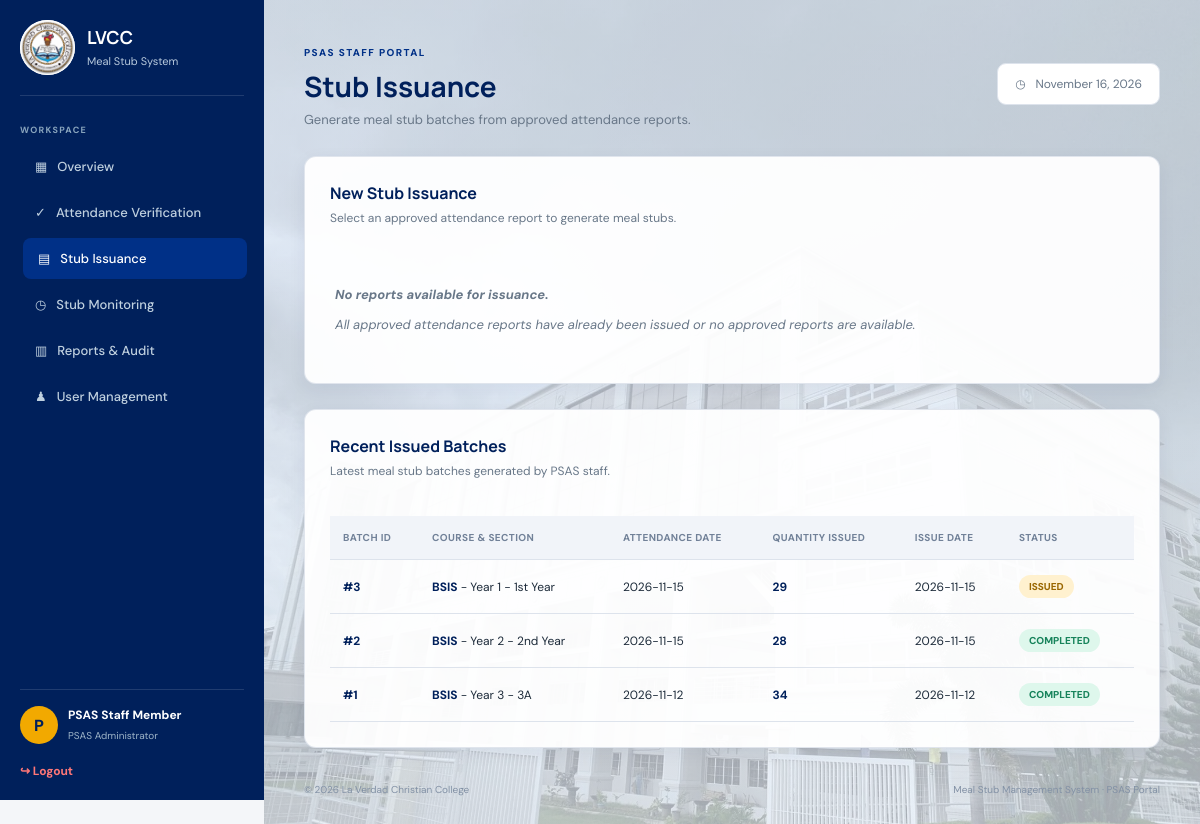
The page /stub_issuance.php (signed in) on the database its author committed.
### tables this page shows
CREATE TABLE stub_batches (
            id INTEGER PRIMARY KEY AUTOINCREMENT,
            attendance_report_id INTEGER NOT NULL UNIQUE,
            psas_staff_id INTEGER NOT NULL,
            stubs_issued INTEGER NOT NULL CHECK (stubs_issued >= 0),
            issue_date TEXT NOT NULL,
            status TEXT NOT NULL DEFAULT 'issued'
                CHECK (status IN ('issued', 'collected', 'completed')),
            created_at TIMESTAMP DEFAULT CURRENT_TIMESTAMP,
            FOREIGN KEY (attendance_report_id) REFERENCES attendance_reports(id),
            FOREIGN KEY (psas_staff_id) REFERENCES users(id)
        );

CREATE TABLE attendance_reports (
            id INTEGER PRIMARY KEY AUTOINCREMENT,
            secretary_id INTEGER NOT NULL,
            course TEXT NOT NULL,
            year_level INTEGER NOT NULL CHECK (year_level BETWEEN 1 AND 6),
            section TEXT NOT NULL,
            report_date TEXT NOT NULL,
            present_count INTEGER NOT NULL CHECK (present_count >= 0),
            absent_count INTEGER NOT NULL DEFAULT 0 CHECK (absent_count >= 0),
            status TEXT NOT NULL DEFAULT 'pending'
                CHECK (status IN ('pending', 'approved', 'rejected')),
            remarks TEXT,
            reviewed_by INTEGER,
            reviewed_at TIMESTAMP,
            review_remarks TEXT,
            created_at TIMESTAMP DEFAULT CURRENT_TIMESTAMP,
            updated_at TIMESTAMP,
            FOREIGN KEY (secretary_id) REFERENCES users(id),
            FOREIGN KEY (reviewed_by) REFERENCES users(id)
        );

### stub_issuance.php (the view, shortened to what this page needs)
<?php
require_once __DIR__ . '/db.php';
$approvedReports = [];
$issuedBatches = [];
try {
$pdo->exec("
    UPDATE stub_batches
    SET status = CASE
        WHEN EXISTS (
            SELECT 1
            FROM meal_stubs ms
            WHERE ms.batch_id = stub_batches.id
        )
        AND NOT EXISTS (
            SELECT 1
            FROM meal_stubs ms
            WHERE ms.batch_id = stub_batches.id
              AND LOWER(TRIM(ms.status)) <> 'distributed'
        )
        THEN 'completed'
        ELSE 'issued'
    END
");
    $stmt = $pdo->query("
        SELECT
            ar.id,
            ar.course,
            ar.year_level,
            ar.section,
            ar.report_date,
            ar.present_count,
            ar.absent_count,
            u.full_name AS secretary_name
        FROM attendance_reports ar
        LEFT JOIN users u ON ar.secretary_id = u.id
        LEFT JOIN stub_batches sb
            ON sb.attendance_report_id = ar.id
        WHERE ar.status = 'approved'
          AND sb.id IS NULL
        ORDER BY ar.report_date DESC, ar.id DESC
    ");
    $approvedReports = $stmt->fetchAll();
    $stmt = $pdo->query("
        SELECT
            sb.id,
            sb.stubs_issued,
            sb.issue_date,
            sb.status,
            ar.course,
            ar.section,
            ar.year_level,
            ar.report_date,
            u.full_name AS staff_name
        FROM stub_batches sb
        JOIN attendance_reports ar
            ON sb.attendance_report_id = ar.id
        LEFT JOIN users u
            ON sb.psas_staff_id = u.id
        ORDER BY sb.id DESC
        LIMIT 10
    ");
    $issuedBatches = $stmt->fetchAll();
} catch (PDOException $e) {
    error_log('Stub issuance page error: ' . $e->getMessage());
    $pageError = 'Unable to load stub issuance records.';
}
$staffName = $_SESSION['name'] ?? $_SESSION['full_name'] ?? 'PSAS Staff';
$initial = strtoupper(substr($staffName, 0, 1));
?>
<!DOCTYPE html>
<html lang="en">
<head>
</head>
<body>
<aside class="sidebar">
    <div class="brand">
        <img src="assets/image/LVlogo.jpg" alt="LVCC Logo">
        <div>
            <b>LVCC</b>
            <small>Meal Stub System</small>
        </div>
    </div>
    <span class="nav-label">Workspace</span>
    <nav>
        <a href="psas_dashboard.php">▦ &nbsp; Overview</a>
        <a href="attendance_verification.php">✓ &nbsp; Attendance Verification</a>
        <a href="stub_issuance.php" class="active">▤ &nbsp; Stub Issuance</a>
        <a href="stub_monitoring.php">◷ &nbsp; Stub Monitoring</a>
        <a href="reports_audit.php">▥ &nbsp; Reports & Audit</a>
        <a href="user_management.php">♟ &nbsp; User Management</a>
    </nav>
    <div class="sidebar-bottom">
        <div class="profile">
            <div class="profile-icon">
                <?= htmlspecialchars($initial) ?>
            </div>
            <div class="profile-info">
                <b><?= htmlspecialchars($staffName) ?></b>
                <small>PSAS Administrator</small>
            </div>
        </div>
        <a href="logout.php" class="logout">↪ Logout</a>
    </div>
</aside>
<main class="main-content">
    <div class="page-header">
        <div>
            <span class="eyebrow">PSAS Staff Portal</span>
            <h1 class="page-title">Stub Issuance</h1>
            <p class="page-description">
                Generate meal stub batches from approved attendance reports.
            </p>
        </div>
        <div class="date-pill">
            ◷ &nbsp; <?= date('F d, Y') ?>
        </div>
    </div>
    <section class="panel">
        <h3>New Stub Issuance</h3>
        <p class="panel-subtitle">
            Select an approved attendance report to generate meal stubs.
        </p>
        <?php if (empty($approvedReports)): ?>
            <div class="empty-state">
                <p><strong>No reports available for issuance.</strong></p>
                All approved attendance reports have already been issued or no approved reports are available.
            </div>
        <?php endif; ?>
    </section>
    <section class="panel">
        <h3>Recent Issued Batches</h3>
        <p class="panel-subtitle">
            Latest meal stub batches generated by PSAS staff.
        </p>
        <?php if (empty($issuedBatches)): ?>
            <div class="empty-state">
                No stub batches have been issued yet.
            </div>
        <?php else: ?>
            <div class="table-wrap">
                <table>
                    <thead>
                        <tr>
                            <th>Batch ID</th>
                            <th>Course & Section</th>
                            <th>Attendance Date</th>
                            <th>Quantity Issued</th>
                            <th>Issue Date</th>
                            <th>Status</th>
                        </tr>
                    </thead>
                    <tbody>
                        <?php foreach ($issuedBatches as $batch): ?>
                            <tr>
                                <td>
                                    <strong>#<?= (int)$batch['id'] ?></strong>
                                </td>
                                <td>
                                    <strong><?= htmlspecialchars($batch['course']) ?></strong>
                                    - Year <?= (int)$batch['year_level'] ?>
                                    - <?= htmlspecialchars($batch['section']) ?>
                                </td>
                                <td>
                                    <?= htmlspecialchars($batch['report_date']) ?>
                                </td>
                                <td>
                                    <strong><?= (int)$batch['stubs_issued'] ?></strong>
                                </td>
                                <td>
                                    <?= htmlspecialchars($batch['issue_date']) ?>
                                </td>
                                <td>
                                    <span class="badge <?= strtolower($batch['status'] ?? '') === 'completed' ? 'badge-completed' : 'badge-issued' ?>">
                                        <?= htmlspecialchars(strtoupper($batch['status'] ?? 'issued')) ?>
                                    </span>
                                </td>
                            </tr>
                        <?php endforeach; ?>
                    </tbody>
                </table>
            </div>
        <?php endif; ?>
    </section>
    <div class="footer">
        <span>© <?= date('Y') ?> La Verdad Christian College</span>
        <span>Meal Stub Management System · PSAS Portal</span>
    </div>
</main>
</body>
</html>

### stub_issuance.php (style rules this page uses)
:root { --navy: #00205b; --blue: #003087; --yellow: #f2a900; --bg: #f4f6f9; --text: #1d2b3a; --muted: #687788; --border: #dde3ec; --green: #17835b; --red: #c84646; }
* { box-sizing: border-box; }
body { margin: 0; font-family: "DM Sans", sans-serif; color: var(--text); background: var(--bg); display: flex; min-height: 100vh; }
.sidebar { width: 264px; height: 100vh; position: fixed; top: 0; left: 0; background: var(--navy); color: white; padding: 20px; display: flex; flex-direction: column; z-index: 10; }
.brand { display: flex; align-items: center; gap: 12px; padding-bottom: 20px; border-bottom: 1px solid #ffffff20; }
.brand img { width: 55px; height: 55px; border-radius: 50%; object-fit: cover; background: white; }
.brand b { display: block; font-family: "Manrope", sans-serif; font-size: 18px; }
.brand small { color: #b8cadd; font-size: 11px; }
.nav-label { color: #88a4bd; font-size: 9px; font-weight: 700; text-transform: uppercase; letter-spacing: .14em; margin: 28px 0 10px; }
.sidebar nav a { display: block; color: #bfd0df; text-decoration: none; padding: 12px 15px; border-radius: 8px; font-weight: 500; font-size: 13px; margin-bottom: 5px; transition: .2s ease; }
.sidebar nav a:hover, .sidebar nav a.active { background: var(--blue); color: white; transform: translateX(3px); }
.sidebar-bottom { margin-top: auto; border-top: 1px solid #ffffff20; padding-top: 16px; }
.profile { display: flex; align-items: center; gap: 10px; margin-bottom: 15px; }
.profile-icon { width: 38px; height: 38px; background: var(--yellow); color: var(--navy); border-radius: 50%; display: grid; place-items: center; font-weight: 800; }
.profile-info b { display: block; font-size: 12px; }
.profile-info small { font-size: 10px; color: #9db4c8; }
.logout { color: #ff7777; text-decoration: none; font-size: 12px; font-weight: 700; }
.main-content { margin-left: 264px; width: calc(100% - 264px); min-height: 100vh; padding: 40px; position: relative; isolation: isolate; }
.main-content::before { content: ""; position: fixed; inset: 0 0 0 264px; background: linear-gradient( rgba(226, 235, 247, .65), rgba(226, 235, 247, .65) ), url("assets/image/bg.jpg") center center / cover no-repeat; z-index: -2; pointer-events: none; }
.main-content::after { content: ""; position: fixed; inset: 0 0 0 264px; background: linear-gradient( 135deg, rgba(255,255,255,.10), rgba(255,255,255,.18) ); z-index: -1; pointer-events: none; }
.page-header { display: flex; justify-content: space-between; align-items: center; gap: 20px; margin-bottom: 28px; }
.eyebrow { color: var(--blue); font-size: 10px; font-weight: 800; letter-spacing: .14em; text-transform: uppercase; }
.page-title { font-family: "Manrope", sans-serif; font-size: 28px; margin: 6px 0; color: var(--navy); }
.page-description { color: var(--muted); font-size: 13px; margin: 0; }
.date-pill { background: white; border: 1px solid var(--border); border-radius: 9px; padding: 12px 17px; font-size: 12px; color: var(--muted); white-space: nowrap; }
.panel { background: rgba(255,255,255,.94); border: 1px solid rgba(221,227,236,.9); border-radius: 12px; padding: 25px; margin-bottom: 25px; box-shadow: 0 5px 18px rgba(0,32,91,.06); transition: transform .25s ease, box-shadow .25s ease; }
.panel h3 { font-family: "Manrope", sans-serif; color: var(--navy); font-size: 16px; margin: 0 0 6px; }
.panel-subtitle { color: var(--muted); font-size: 12px; margin: 0 0 22px; }
.table-wrap { overflow-x: auto; }
table { width: 100%; border-collapse: collapse; font-size: 12px; margin-top: 15px; white-space: nowrap; }
th, td { padding: 15px 13px; border-bottom: 1px solid var(--border); text-align: left; }
th { background: #f1f4f9; color: #718198; font-size: 10px; text-transform: uppercase; letter-spacing: .04em; }
tbody tr { transition: background .2s ease; }
td strong { color: var(--navy); }
.badge { display: inline-block; padding: 5px 10px; border-radius: 20px; font-size: 10px; font-weight: 800; text-transform: uppercase; }
.badge-issued { background: #fff1cf; color: #9a6700; }
.badge-completed { background: #def7ec; color: var(--green); }
.empty-state { color: var(--muted); padding: 25px 5px; font-size: 13px; font-style: italic; }
.footer { color: #8291a5; font-size: 10px; display: flex; justify-content: space-between; margin-top: 35px; }

### rows shown on the page
stub_batches: id "3", attendance_report.course "BSIS", attendance_report.year_level "1", attendance_report.section "1st Year", attendance_report.report_date "2026-11-15", stubs_issued "29", issue_date "2026-11-15", status "ISSUED"
stub_batches: id "2", attendance_report.course "BSIS", attendance_report.year_level "2", attendance_report.section "2nd Year", attendance_report.report_date "2026-11-15", stubs_issued "28", issue_date "2026-11-15", status "COMPLETED"
stub_batches: id "1", attendance_report.course "BSIS", attendance_report.year_level "3", attendance_report.section "3A", attendance_report.report_date "2026-11-12", stubs_issued "34", issue_date "2026-11-12", status "COMPLETED"

### other values the page prints
$initial "P"
$staffName "PSAS Staff Member"
